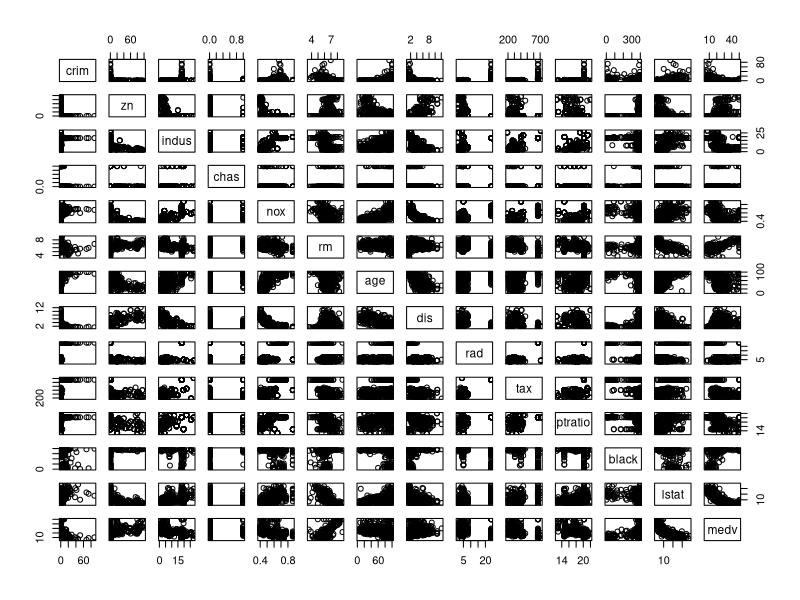
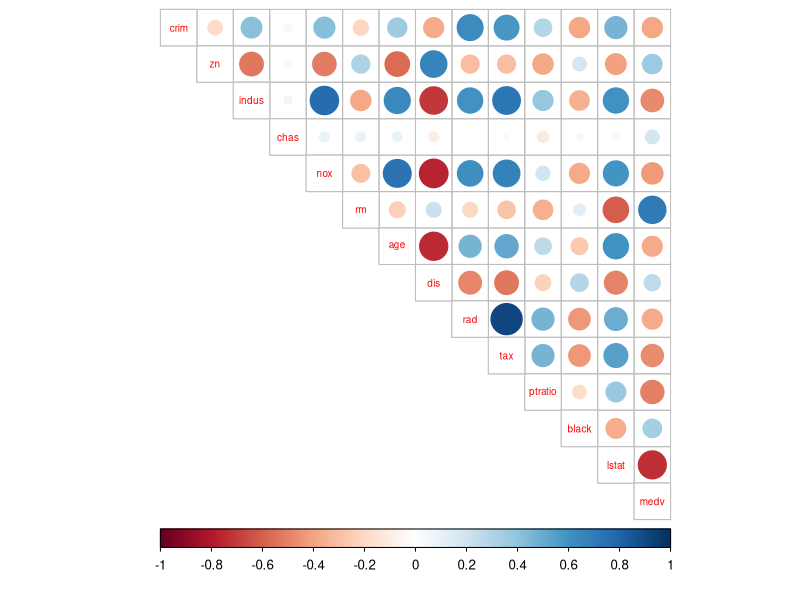
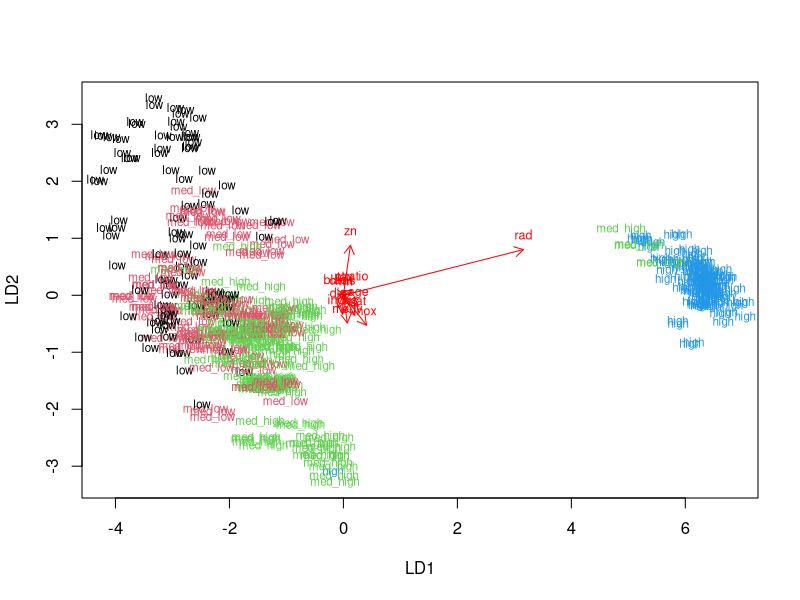
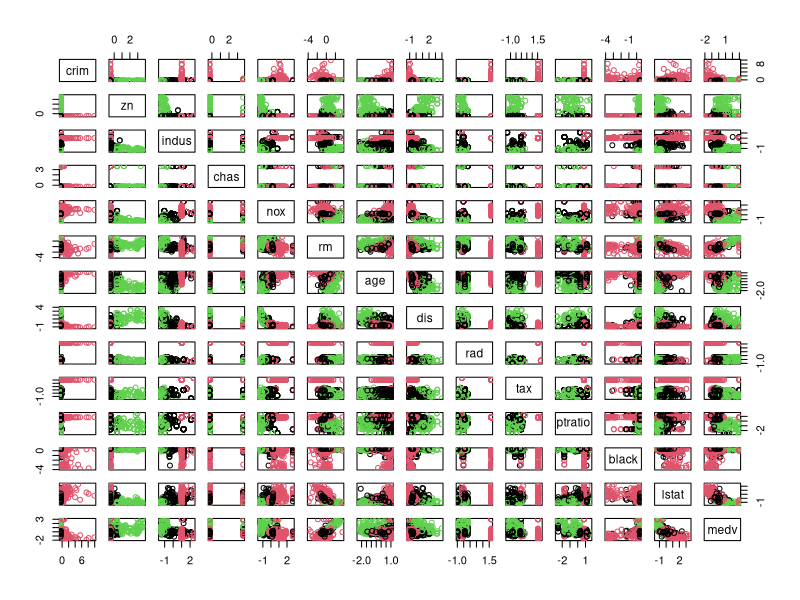
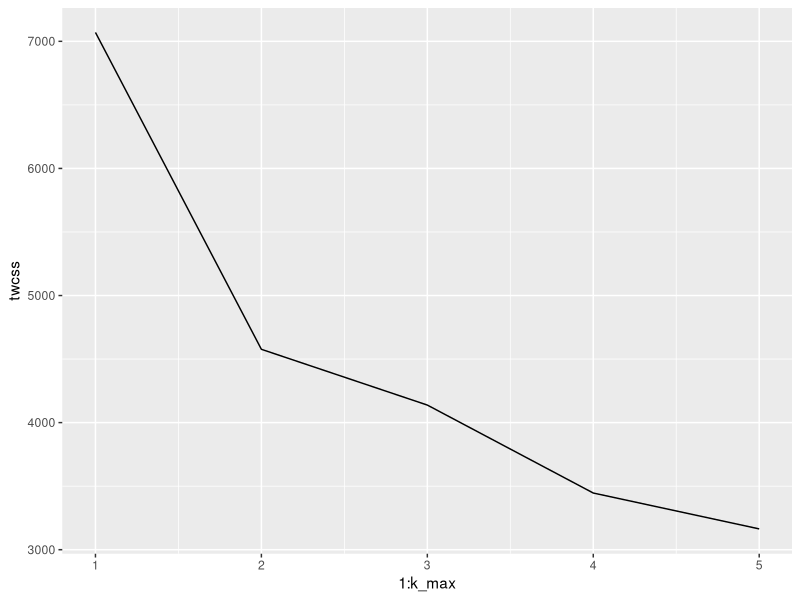
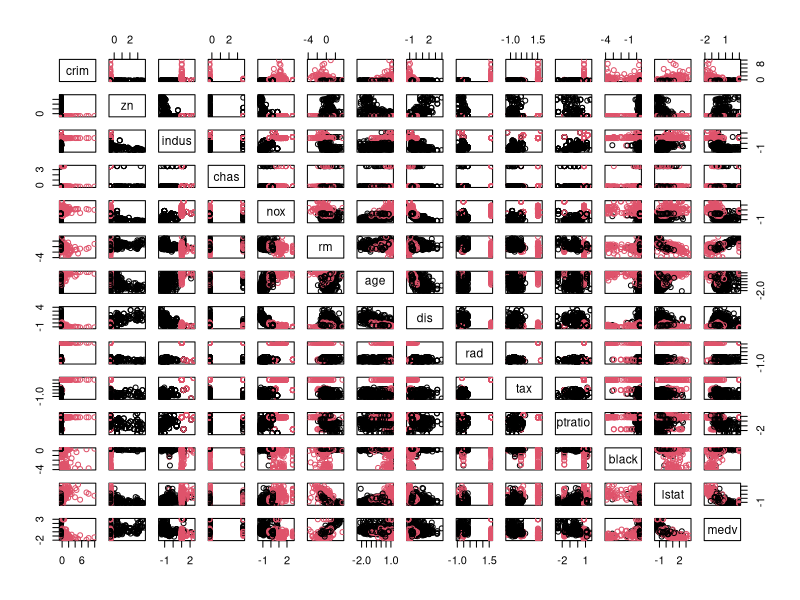

Write R code to recreate these figures, in order.
## ---- chunk 1
knitr::opts_chunk$set(warning = FALSE, message = FALSE) 
## ---- chunk 2
library(MASS)
data("Boston")

str(Boston)
summary(Boston)
dim(Boston)

## ---- chunk 3
library(corrplot)
library(tidyverse)

# plot matrix of the variables
pairs(Boston)

# calculate the correlation matrix and round it
cor_matrix<-cor(Boston) %>% round(digits = 2)

# print the correlation matrix
cor_matrix

# visualize the correlation matrix
corrplot(cor_matrix, method="circle", type="upper", cl.pos="b", tl.pos="d", tl.cex = 0.6)

## ---- chunk 4
# center and standardize variables, and change the matrix to a data.frame
boston_scaled <- scale(Boston) %>% as.data.frame()

# summaries of the scaled variables
summary(boston_scaled)
## ---- chunk 5
# create a quantile vector of crim and print it
bins <- quantile(boston_scaled$crim)
bins

# create a categorical variable 'crime'; label break points from low to high:
crime <- cut(boston_scaled$crim, breaks = bins, labels = 
               c("low", "med_low", "med_high", "high"), include.lowest = TRUE)

# look at the table of the new factor crime
table(crime)

# remove original crim from the dataset and add in the new categorical one:
boston_scaled <- dplyr::select(boston_scaled, -crim)
boston_scaled <- data.frame(boston_scaled, crime)
glimpse(boston_scaled)
## ---- chunk 6
# assign 80% of Boston rows randomly to ind 
ind <- sample(nrow(boston_scaled),  size = nrow(boston_scaled) * 0.8)

# create "train" set that consists of the sample selection ind 
train <- boston_scaled[ind,]
dim(train)

# and a "test" set out of the remaining 20 % of rows, and remove crime variable:
test <- boston_scaled[-ind,]
dim(test)

# save the correct classes from test data
correct_classes <- test$crime

# remove the crime variable from test data
test <- dplyr::select(test, -crime)
dim(test)
## ---- chunk 7
# linear discriminant analysis
lda.fit <- lda(crime ~ ., data = train)
str(train)

# print the lda.fit object
lda.fit

# the function for lda biplot arrows
lda.arrows <- function(x, myscale = 1, arrow_heads = 0.1, color = "red", tex = 0.75, choices = c(1,2)){
  heads <- coef(x)
  arrows(x0 = 0, y0 = 0, 
         x1 = myscale * heads[,choices[1]], 
         y1 = myscale * heads[,choices[2]], col=color, length = arrow_heads)
  text(myscale * heads[,choices], labels = row.names(heads), 
       cex = tex, col=color, pos=3)
}

# target classes as numeric
classes <- as.numeric(train$crime)

# plot the lda results
plot(lda.fit, dimen = 2, col = classes, pch = classes)

lda.arrows(lda.fit, myscale = 1)

## ---- chunk 8
# predict classes with test data
lda.pred <- predict(lda.fit, newdata = test)

# cross tabulate the results
corr_v_pred <- table(correct = correct_classes, predicted = lda.pred$class)
corr_v_pred

# display frequencies as row precentages 
prop.table(corr_v_pred, 1) * 100

## ---- chunk 9
# load MASS and Boston
library(MASS)
data('Boston')
boston_scaled <- scale(Boston) %>% as.data.frame()

# euclidean distance matrix
dist_eu <- dist(Boston)

# look at the summary of the distances
summary(dist_eu)

# manhattan distance matrix
dist_man <- dist(Boston, method = "manhattan")

# look at the summary of the distances
summary(dist_man)

## ---- chunk 10
# k-means clustering
km <-kmeans(boston_scaled, centers = 3)

# plot the Boston dataset with clusters
pairs(boston_scaled, col = km$cluster)
## ---- chunk 11
# determine the number of clusters
k_max <- 5

# calculate the total within sum of squares
twcss <- sapply(1:k_max, function(k){kmeans(boston_scaled, k)$tot.withinss})

# visualize the results
qplot(x = 1:k_max, y = twcss, geom = 'line')

## ---- chunk 12
# k-means clustering
km <-kmeans(boston_scaled, centers = 2)

# plot the Boston dataset with clusters
pairs(boston_scaled, col = km$cluster)
